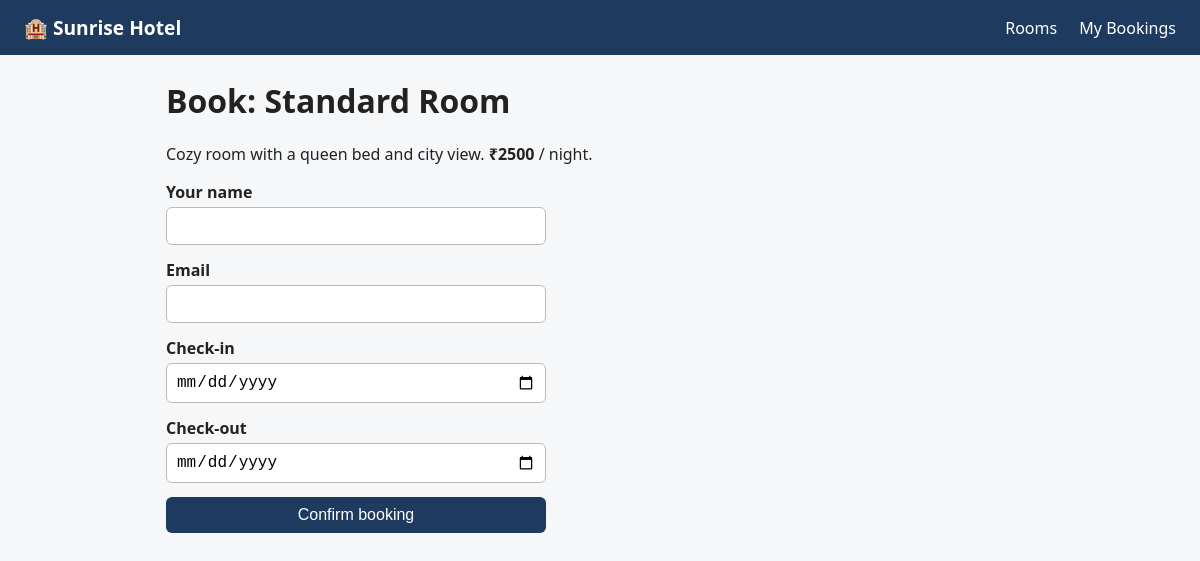
Screenshot of /book/1 with the database file from the repository.
### tables this page shows
CREATE TABLE rooms (
            id INTEGER PRIMARY KEY AUTOINCREMENT,
            name TEXT NOT NULL,
            description TEXT,
            price_per_night INTEGER NOT NULL,
            capacity INTEGER NOT NULL
        );

### app.py (the view, shortened to what this page needs)
@app.route("/book/<int:room_id>", methods=["GET", "POST"])
def book(room_id):
    db = get_db()
    room = db.execute("SELECT * FROM rooms WHERE id = ?", (room_id,)).fetchone()
    if room is None:
        flash("Room not found.", "error")
        return redirect(url_for("index"))
    return render_template("book.html", room=room, today=date.today())

### app.py (called while the page is built)
def get_db():
    if "db" not in g:
        g.db = sqlite3.connect(DATABASE)
        g.db.row_factory = sqlite3.Row  # lets us use row["name"]
    return g.db

### templates/book.html
{% extends "base.html" %}
{% block content %}
<h1>Book: {{ room["name"] }}</h1>
<p>{{ room["description"] }} <strong>₹{{ room["price_per_night"] }}</strong> / night.</p>
<form method="post" class="form">
  <label>Your name
    <input type="text" name="guest_name" required>
  </label>
  <label>Email
    <input type="email" name="guest_email" required>
  </label>
  <label>Check-in
    <input type="date" name="check_in" min="{{ today }}" required>
  </label>
  <label>Check-out
    <input type="date" name="check_out" min="{{ today }}" required>
  </label>
  <button type="submit" class="btn">Confirm booking</button>
</form>
{% endblock %}

### static/style.css (style rules this page uses)
* { box-sizing: border-box; }
body { margin: 0; font-family: system-ui, sans-serif; background: #f6f7f9; color: #222; }
.btn { display: inline-block; padding: 9px 16px; background: #1f3a5f; color: #fff; border: 0; border-radius: 6px; cursor: pointer; text-decoration: none; font-size: 1rem; }
.form { display: grid; gap: 14px; max-width: 380px; margin-top: 16px; }
.form label { display: grid; gap: 4px; font-weight: 600; }
input { padding: 9px; border: 1px solid #bbb; border-radius: 6px; font-size: 1rem; }

### rows the page displays
rooms: name "Standard Room", description "Cozy room with a queen bed and city view.", price_per_night "2500"
